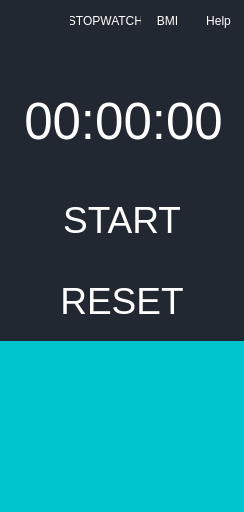
<?xml version="1.0" encoding="UTF-8"?>
<ui version="4.0">
 <class>Dialog</class>
 <widget class="QDialog" name="Dialog">
  <property name="geometry">
   <rect>
    <x>0</x>
    <y>0</y>
    <width>244</width>
    <height>512</height>
   </rect>
  </property>
  <property name="windowTitle">
   <string>Dialog</string>
  </property>
  <property name="styleSheet">
   <string notr="true">background-color:rgb(34, 40, 49);


</string>
  </property>
  <widget class="QPushButton" name="button_help">
   <property name="geometry">
    <rect>
     <x>193</x>
     <y>10</y>
     <width>51</width>
     <height>21</height>
    </rect>
   </property>
   <property name="styleSheet">
    <string notr="true">QPushButton{
color:rgb(255,255,255);
border-style:none
}

QPushButton:hover{
color:rgb(0,0,0);
background-color:rgb(149, 153, 160);
border-radius: 25px;

}</string>
   </property>
   <property name="text">
    <string>Help</string>
   </property>
  </widget>
  <widget class="QPushButton" name="button_sw_logo">
   <property name="geometry">
    <rect>
     <x>0</x>
     <y>341</y>
     <width>244</width>
     <height>171</height>
    </rect>
   </property>
   <property name="font">
    <font>
     <family>Microsoft YaHei UI</family>
     <pointsize>14</pointsize>
     <weight>50</weight>
     <bold>false</bold>
    </font>
   </property>
   <property name="whatsThis">
    <string>&lt;html&gt;&lt;head/&gt;&lt;body&gt;&lt;p&gt;&lt;br/&gt;&lt;/p&gt;&lt;p&gt;&lt;br/&gt;&lt;/p&gt;&lt;p&gt;&lt;br/&gt;&lt;/p&gt;&lt;/body&gt;&lt;/html&gt;</string>
   </property>
   <property name="styleSheet">
    <string notr="true">QPushButton{
color:rgb(255,255,255);
background-color:rgb(0, 196, 206);
border-style:none
}

QPushButton:pressed{
color:rgb(0,0,0);
background-color:rgb(107, 233, 239);
}</string>
   </property>
   <property name="text">
    <string/>
   </property>
   <property name="icon">
    <iconset>
     <normaloff>stopwatch_cropped.png</normaloff>stopwatch_cropped.png</iconset>
   </property>
   <property name="iconSize">
    <size>
     <width>150</width>
     <height>150</height>
    </size>
   </property>
  </widget>
  <widget class="QPushButton" name="button_logo">
   <property name="geometry">
    <rect>
     <x>10</x>
     <y>10</y>
     <width>31</width>
     <height>21</height>
    </rect>
   </property>
   <property name="styleSheet">
    <string notr="true">QPushButton{
color:rgb(255,255,255);
border-style:none
}

QPushButton:hover{
color:rgb(0,0,0);
background-color:rgb(149, 153, 160);
border-radius: 25px;

}</string>
   </property>
   <property name="text">
    <string/>
   </property>
   <property name="icon">
    <iconset>
     <normaloff>Calculator_logo_blue.png</normaloff>Calculator_logo_blue.png</iconset>
   </property>
  </widget>
  <widget class="QPushButton" name="button_BMI">
   <property name="geometry">
    <rect>
     <x>142</x>
     <y>10</y>
     <width>51</width>
     <height>21</height>
    </rect>
   </property>
   <property name="styleSheet">
    <string notr="true">QPushButton{
color:rgb(255,255,255);
border-style:none
}

QPushButton:hover{
color:rgb(0,0,0);
background-color:rgb(149, 153, 160);
border-radius: 25px;

}</string>
   </property>
   <property name="text">
    <string>BMI</string>
   </property>
  </widget>
  <widget class="QLabel" name="label_number_display">
   <property name="geometry">
    <rect>
     <x>10</x>
     <y>70</y>
     <width>227</width>
     <height>101</height>
    </rect>
   </property>
   <property name="font">
    <font>
     <family>Microsoft YaHei UI</family>
     <pointsize>38</pointsize>
    </font>
   </property>
   <property name="styleSheet">
    <string notr="true">color:rgb(255,255,255);</string>
   </property>
   <property name="text">
    <string>00:00:00</string>
   </property>
   <property name="alignment">
    <set>Qt::AlignCenter</set>
   </property>
   <property name="margin">
    <number>10</number>
   </property>
   <property name="textInteractionFlags">
    <set>Qt::LinksAccessibleByMouse</set>
   </property>
  </widget>
  <widget class="QPushButton" name="button_start">
   <property name="geometry">
    <rect>
     <x>0</x>
     <y>179</y>
     <width>244</width>
     <height>81</height>
    </rect>
   </property>
   <property name="font">
    <font>
     <family>Microsoft YaHei UI</family>
     <pointsize>28</pointsize>
     <weight>50</weight>
     <bold>false</bold>
    </font>
   </property>
   <property name="styleSheet">
    <string notr="true">QPushButton{
color:rgb(255,255,255);
border-style:none
}

QPushButton:pressed{
color:rgb(0,0,0);
background-color:rgb(149, 153, 160);
}</string>
   </property>
   <property name="text">
    <string>START</string>
   </property>
  </widget>
  <widget class="QPushButton" name="button_reset">
   <property name="geometry">
    <rect>
     <x>0</x>
     <y>260</y>
     <width>244</width>
     <height>81</height>
    </rect>
   </property>
   <property name="font">
    <font>
     <family>Microsoft YaHei UI</family>
     <pointsize>28</pointsize>
     <weight>50</weight>
     <bold>false</bold>
    </font>
   </property>
   <property name="styleSheet">
    <string notr="true">QPushButton{
color:rgb(255,255,255);
border-style:none
}

QPushButton:pressed{
color:rgb(0,0,0);
background-color:rgb(149, 153, 160);
}</string>
   </property>
   <property name="text">
    <string>RESET</string>
   </property>
  </widget>
  <widget class="QPushButton" name="button_stopwatch">
   <property name="geometry">
    <rect>
     <x>70</x>
     <y>10</y>
     <width>71</width>
     <height>21</height>
    </rect>
   </property>
   <property name="styleSheet">
    <string notr="true">QPushButton{
color:rgb(255,255,255);
border-style:none
}

QPushButton:hover{
color:rgb(0,0,0);
background-color:rgb(149, 153, 160);
border-radius: 25px;

}</string>
   </property>
   <property name="text">
    <string>STOPWATCH</string>
   </property>
  </widget>
 </widget>
 <resources/>
 <connections/>
</ui>
